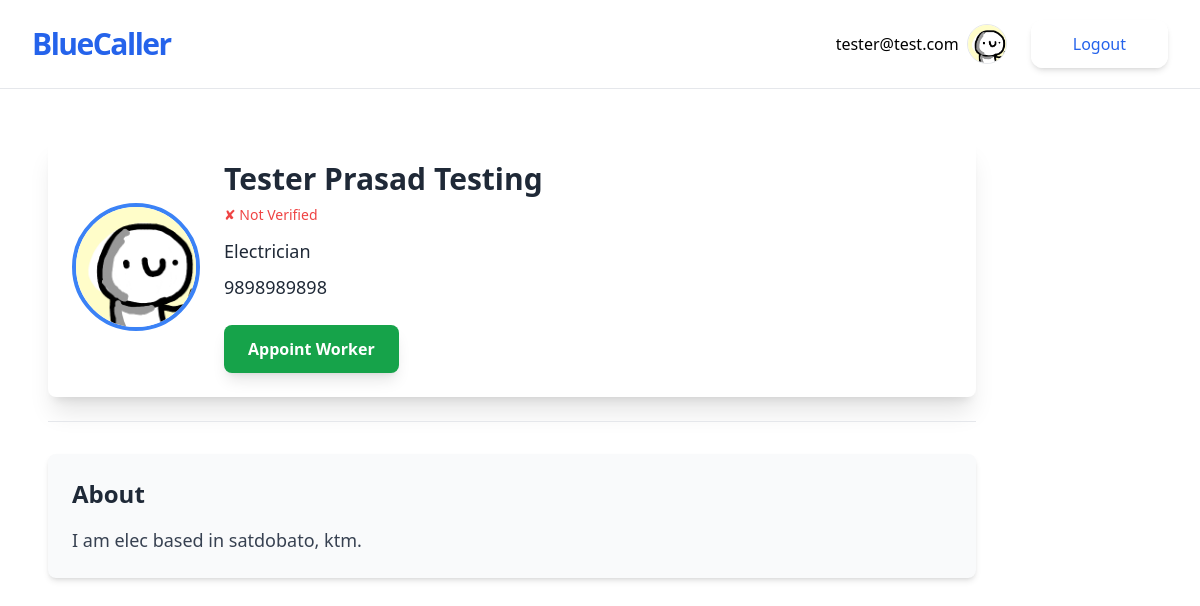
Page /worker/2/ (signed in) on the committed database.
### accounts/models.py (models this page shows, shortened)
class CustomUser(AbstractUser):
    pass

### jobs/models.py (models this page shows, shortened)
class Worker(models.Model):
    owner=models.OneToOneField(User,on_delete=models.CASCADE)
    name=models.CharField(max_length=50)
    phone_number=models.CharField(max_length=10, unique=True)
    tagline=models.CharField(max_length=100)
    bio=models.TextField(blank=True)
    profile_pic=models.ImageField(upload_to="profiles/", blank=True)
    verified = models.BooleanField(default=False)
    citizenship_image = models.ImageField(upload_to='citizenship/', blank=True, null=True)
    certificate_file = models.FileField(upload_to='certificates/', blank=True, null=True)
    latitude = models.CharField(max_length=20,null=True,blank=True)
    longitude = models.CharField(max_length=20,null=True,blank=True)
    appointed = models.BooleanField(default=False)
    appointment_date = models.DateTimeField(null=True, blank=True)

### jobs/views.py (the view)
# urls.py: path('worker/<int:pk>/',WorkerDetailView.as_view(), name='worker-detail'),
class WorkerDetailView(LoginRequiredMixin,DetailView):
    model = Worker
    def get_queryset(self):
        return Worker.objects.all()
    def get_object(self, queryset=None):
        worker = super().get_object(queryset)
        if self.request.user != worker.owner and not hasattr(self.request.user, 'customer'):
            raise PermissionDenied("You do not have permission to view this worker's details.")
        return worker

### jobs/templates/jobs/worker_detail.html (shortened to what this page needs)
{% extends 'jobs/_base.html' %}
{% block content %}
    <div class="bg-white p-6 rounded-lg shadow-xl">
        <div class="flex items-center space-x-6">
            <div>
                {% if worker.profile_pic %}
                    <img class="w-32 h-32 object-cover rounded-full border-4 border-blue-500" src="{{ worker.profile_pic.url }}" alt="Profile pic">
                {% endif %}
            </div>
            <div>
                <h1 class="text-3xl font-semibold text-gray-800">{{ object.name }}</h1>
                <div class="flex items-center space-x-2 text-sm text-gray-600 mt-2">
                    {% if worker.verified %}
                        <span class="text-green-500">&#10004; Verified</span>
                    {% else %}
                        <span class="text-red-500">&#10008; Not Verified</span>
                    {% endif %}
                </div>
                <p class="text-lg text-gray-800 mt-3">{{ object.tagline }}</p>
                <p class="text-lg text-gray-800 mt-2">{{ object.phone_number }}</p>
                <form action="{% url 'appoint-worker' worker.id %}" method="post" class="mt-6">
                    <button type="submit" class="px-6 py-3 bg-green-600 text-white font-semibold rounded-lg shadow-lg hover:bg-green-700 transform hover:scale-105 transition duration-300 ease-in-out">
                        Appoint Worker
                    </button>
                </form>
            </div>
        </div>
    </div>
    <hr class="my-6">
    <div class="bg-gray-50 p-6 rounded-lg shadow-md mt-8">
        <h2 class="text-2xl font-semibold text-gray-800 mb-4">About</h2>
        <div class="prose text-lg text-gray-700">
            {{ object.bio }}
        </div>
    </div>
{% endblock content %}

### jobs/templates/jobs/_base.html (shortened to what this page needs)
<!DOCTYPE html>
<html lang="en">
<head>
    <script src="https://cdn.tailwindcss.com"></script>
</head>
<body>
    <div class=" w-full max-w-7xl mx-auto">
        <div class="flex flex-col max-w-screen-xl p-5 mx-auto md:items-center md:justify-between md:flex-row md:px-6 lg:px-8 border-b">
            <div class="flex flex-row items-center justify-between lg:justify-start">
                <a href="{% url 'worker-list' %}" class="text-3xl font-bold tracking-tighter text-blue-600 transition duration-500 ease-in-out transform tracking-relaxed lg:pr-8"> BlueCaller </a>
            </div>
            <nav class="flex-col items-center flex-grow hidden pb-4 md:pb-0 md:flex md:justify-end md:flex-row lg:pl-2">
                <div class="inline-flex items-center gap-2 list-none lg:ml-auto">
                    {% if user.is_authenticated %}
                    <p>{{user.email}}</p>
                    {% if user.worker.profile_pic %}
                    <img class="w-10 border rounded-full mr-4" src="{{ user.worker.profile_pic.url }}" alt="Profile pic">
                    {% endif %}
                    <form action="{% url 'account_logout' %}" method="POST">
                        <button type="submit" class="items-center block px-10 py-2.5 text-base font-medium text-center text-blue-600 transition duration-500 ease-in-out transform border-2 border-white shadow-md rounded-xl focus:outline-none focus:ring-2 focus:ring-offset-2 focus:ring-gray-500">Logout</button>
                    </form>
                    {% endif %}
                </div>
            </nav>
        </div>
        <div class="container p-12">
            {% block content %}
            {% endblock content %}
        </div>
    </div>
</body>
</html>

### rows in the picture
CustomUser: email "tester@test.com", worker.profile_pic (picture)
Worker: profile_pic (picture), name "Tester Prasad Testing", tagline "Electrician", phone_number "9898989898", bio "I am elec based in satdobato, ktm."
